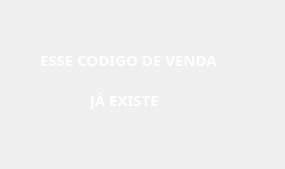
<?xml version="1.0" encoding="UTF-8"?>
<ui version="4.0">
 <class>MainWindow</class>
 <widget class="QMainWindow" name="MainWindow">
  <property name="geometry">
   <rect>
    <x>0</x>
    <y>0</y>
    <width>285</width>
    <height>169</height>
   </rect>
  </property>
  <property name="windowTitle">
   <string>MainWindow</string>
  </property>
  <widget class="QWidget" name="centralwidget">
   <widget class="QLabel" name="label">
    <property name="geometry">
     <rect>
      <x>-810</x>
      <y>-210</y>
      <width>1111</width>
      <height>791</height>
     </rect>
    </property>
    <property name="maximumSize">
     <size>
      <width>1111</width>
      <height>16777215</height>
     </size>
    </property>
    <property name="text">
     <string/>
    </property>
    <property name="pixmap">
     <pixmap>2000x2000px.png</pixmap>
    </property>
   </widget>
   <widget class="QLabel" name="label_3">
    <property name="geometry">
     <rect>
      <x>40</x>
      <y>50</y>
      <width>231</width>
      <height>20</height>
     </rect>
    </property>
    <property name="font">
     <font>
      <family>Rockwell</family>
      <pointsize>11</pointsize>
      <weight>75</weight>
      <bold>true</bold>
     </font>
    </property>
    <property name="styleSheet">
     <string notr="true"> border: 0px solid Black;
color: rgb(255, 255, 255);</string>
    </property>
    <property name="text">
     <string>ESSE CODIGO DE VENDA</string>
    </property>
   </widget>
   <widget class="QLabel" name="label_4">
    <property name="geometry">
     <rect>
      <x>90</x>
      <y>90</y>
      <width>91</width>
      <height>20</height>
     </rect>
    </property>
    <property name="font">
     <font>
      <family>Rockwell</family>
      <pointsize>11</pointsize>
      <weight>75</weight>
      <bold>true</bold>
     </font>
    </property>
    <property name="styleSheet">
     <string notr="true"> border: 0px solid Black;
color: rgb(255, 255, 255);</string>
    </property>
    <property name="text">
     <string>JÁ EXISTE</string>
    </property>
   </widget>
  </widget>
 </widget>
 <resources/>
 <connections/>
</ui>
